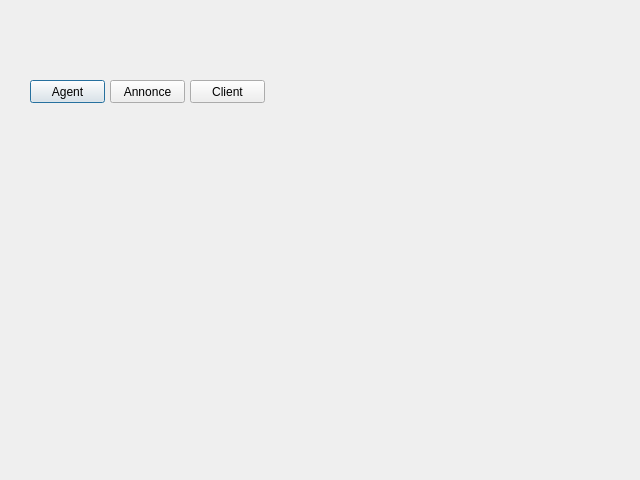
<?xml version="1.0" encoding="UTF-8"?>
<ui version="4.0">
 <class>MainMenu</class>
 <widget class="QDialog" name="MainMenu">
  <property name="geometry">
   <rect>
    <x>0</x>
    <y>0</y>
    <width>640</width>
    <height>480</height>
   </rect>
  </property>
  <property name="windowTitle">
   <string>Dialog</string>
  </property>
  <widget class="QPushButton" name="pushButton">
   <property name="geometry">
    <rect>
     <x>30</x>
     <y>80</y>
     <width>75</width>
     <height>23</height>
    </rect>
   </property>
   <property name="text">
    <string>Agent</string>
   </property>
  </widget>
  <widget class="QPushButton" name="pushButton_2">
   <property name="geometry">
    <rect>
     <x>110</x>
     <y>80</y>
     <width>75</width>
     <height>23</height>
    </rect>
   </property>
   <property name="text">
    <string>Annonce</string>
   </property>
  </widget>
  <widget class="QPushButton" name="pushButton_3">
   <property name="geometry">
    <rect>
     <x>190</x>
     <y>80</y>
     <width>75</width>
     <height>23</height>
    </rect>
   </property>
   <property name="text">
    <string>Client</string>
   </property>
  </widget>
 </widget>
 <resources/>
 <connections/>
</ui>
